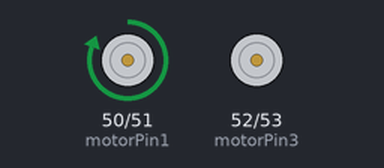
A sketch run on a simulated Arduino Mega 2560, built with avr-gcc and run on an emulated ATmega2560. Parts: motor-driver pin pairs drawn as motors (green arrow = first pin HIGH = forward, orange = second pin HIGH = backward, longer = more drive).

Above: at 0.1 s.
At 2.1 s:
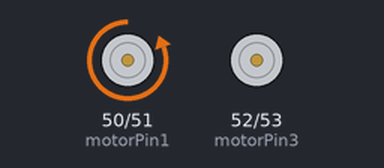
At 4.1 s:
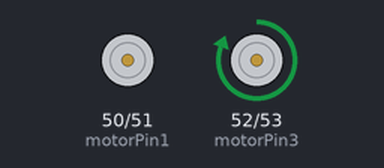
At 8.1 s:
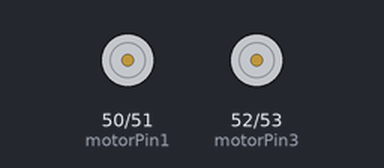
Timing chart, 0 to 9.6 s (numbered marks = the images above):
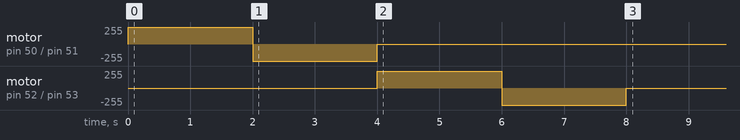

The sketch:

motor.ino
```cpp
//L293D
//Motor A
const int motorPin1  = 50;  // Pin 14 of L293
const int motorPin2  = 51;  // Pin 10 of L293
//Motor B
const int motorPin3  = 52; // Pin  7 of L293
const int motorPin4  = 53;  // Pin  2 of L293

//This will run only one time.
void setup(){

    //Set pins as outputs
    pinMode(motorPin1, OUTPUT);
    pinMode(motorPin2, OUTPUT);
    pinMode(motorPin3, OUTPUT);
    pinMode(motorPin4, OUTPUT);

    //Motor Control - Motor A: motorPin1,motorpin2 & Motor B: motorpin3,motorpin4

    //This code  will turn Motor A clockwise for 2 sec.
    digitalWrite(motorPin1, HIGH);
    digitalWrite(motorPin2, LOW);
    digitalWrite(motorPin3, LOW);
    digitalWrite(motorPin4, LOW);
    delay(2000);
    //This code will turn Motor A counter-clockwise for 2 sec.
    digitalWrite(motorPin1, LOW);
    digitalWrite(motorPin2, HIGH);
    digitalWrite(motorPin3, LOW);
    digitalWrite(motorPin4, LOW);
    delay(2000);

    //This code will turn Motor B clockwise for 2 sec.
    digitalWrite(motorPin1, LOW);
    digitalWrite(motorPin2, LOW);
    digitalWrite(motorPin3, HIGH);
    digitalWrite(motorPin4, LOW);
    delay(2000);
    //This code will turn Motor B counter-clockwise for 2 sec.
    digitalWrite(motorPin1, LOW);
    digitalWrite(motorPin2, LOW);
    digitalWrite(motorPin3, LOW);
    digitalWrite(motorPin4, HIGH);
    delay(2000);

    //And this code will stop motors
    digitalWrite(motorPin1, LOW);
    digitalWrite(motorPin2, LOW);
    digitalWrite(motorPin3, LOW);
    digitalWrite(motorPin4, LOW);

}


void loop(){


}
```
